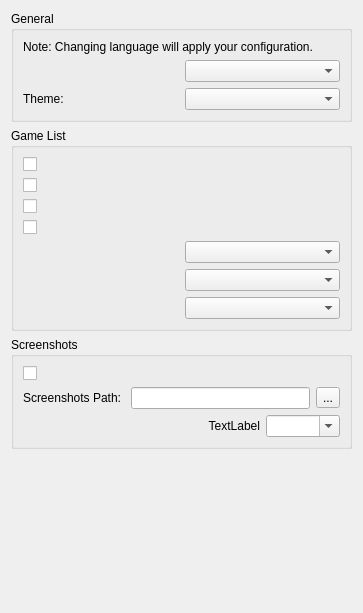
<?xml version="1.0" encoding="UTF-8"?>
<ui version="4.0">
 <class>ConfigureUi</class>
 <widget class="QWidget" name="ConfigureUi">
  <property name="geometry">
   <rect>
    <x>0</x>
    <y>0</y>
    <width>363</width>
    <height>613</height>
   </rect>
  </property>
  <property name="windowTitle">
   <string>Form</string>
  </property>
  <property name="accessibleName">
   <string>UI</string>
  </property>
  <layout class="QVBoxLayout" name="verticalLayout">
   <item>
    <widget class="QGroupBox" name="general_groupBox">
     <property name="title">
      <string>General</string>
     </property>
     <layout class="QHBoxLayout" name="horizontalLayout">
      <item>
       <layout class="QVBoxLayout" name="verticalLayout_2">
        <item>
         <widget class="QLabel" name="label_change_language_info">
          <property name="text">
           <string>Note: Changing language will apply your configuration.</string>
          </property>
          <property name="wordWrap">
           <bool>true</bool>
          </property>
         </widget>
        </item>
        <item>
         <layout class="QHBoxLayout" name="horizontalLayout_2">
          <item>
           <widget class="QLabel" name="language_label">
            <property name="catalogueKey" stdset="0">
             <string notr="true">language</string>
            </property>
           </widget>
          </item>
          <item>
           <widget class="QComboBox" name="language_combobox"/>
          </item>
         </layout>
        </item>
        <item>
         <layout class="QHBoxLayout" name="horizontalLayout_3">
          <item>
           <widget class="QLabel" name="theme_label">
            <property name="text">
             <string>Theme:</string>
            </property>
           </widget>
          </item>
          <item>
           <widget class="QComboBox" name="theme_combobox"/>
          </item>
         </layout>
        </item>
       </layout>
      </item>
     </layout>
    </widget>
   </item>
   <item>
    <widget class="QGroupBox" name="GameListGroupBox">
     <property name="title">
      <string>Game List</string>
     </property>
     <layout class="QHBoxLayout" name="GameListHorizontalLayout">
      <item>
       <layout class="QVBoxLayout" name="GeneralVerticalLayout">
        <item>
         <widget class="QCheckBox" name="show_add_ons">
          <property name="catalogueKey" stdset="0">
           <string notr="true">show_add_ons</string>
          </property>
         </widget>
        </item>
        <item>
         <widget class="QCheckBox" name="show_size">
          <property name="catalogueKey" stdset="0">
           <string notr="true">show_size</string>
          </property>
         </widget>
        </item>
        <item>
         <widget class="QCheckBox" name="show_types">
          <property name="catalogueKey" stdset="0">
           <string notr="true">show_types</string>
          </property>
         </widget>
        </item>
        <item>
         <widget class="QCheckBox" name="show_play_time">
          <property name="catalogueKey" stdset="0">
           <string notr="true">show_play_time</string>
          </property>
         </widget>
        </item>
        <item>
         <layout class="QHBoxLayout" name="folder_icon_size_qhbox_layout_2">
          <item>
           <widget class="QLabel" name="folder_icon_size_label">
            <property name="catalogueKey" stdset="0">
             <string notr="true">folder_icon_size</string>
            </property>
           </widget>
          </item>
          <item>
           <widget class="QComboBox" name="folder_icon_size_combobox"/>
          </item>
         </layout>
        </item>
        <item>
         <layout class="QHBoxLayout" name="row_1_qhbox_layout">
          <item>
           <widget class="QLabel" name="row_1_label">
            <property name="catalogueKey" stdset="0">
             <string notr="true">row_1_text_id</string>
            </property>
           </widget>
          </item>
          <item>
           <widget class="QComboBox" name="row_1_text_combobox"/>
          </item>
         </layout>
        </item>
        <item>
         <layout class="QHBoxLayout" name="row_2_qhbox_layout">
          <item>
           <widget class="QLabel" name="row_2_label">
            <property name="catalogueKey" stdset="0">
             <string notr="true">row_2_text_id</string>
            </property>
           </widget>
          </item>
          <item>
           <widget class="QComboBox" name="row_2_text_combobox"/>
          </item>
         </layout>
        </item>
       </layout>
      </item>
     </layout>
    </widget>
   </item>
   <item>
    <widget class="QGroupBox" name="screenshots_GroupBox">
     <property name="title">
      <string>Screenshots</string>
     </property>
     <layout class="QVBoxLayout" name="verticalLayout_4">
      <item>
       <layout class="QVBoxLayout" name="verticalLayout_3">
        <item>
         <widget class="QCheckBox" name="enable_screenshot_save_as">
          <property name="catalogueKey" stdset="0">
           <string notr="true">enable_screenshot_save_as</string>
          </property>
         </widget>
        </item>
        <item>
         <layout class="QHBoxLayout" name="horizontalLayout_4">
          <item>
           <widget class="QLabel" name="label">
            <property name="text">
             <string>Screenshots Path: </string>
            </property>
           </widget>
          </item>
          <item>
           <widget class="QLineEdit" name="screenshot_path_edit"/>
          </item>
          <item>
           <widget class="QToolButton" name="screenshot_path_button">
            <property name="text">
             <string>...</string>
            </property>
           </widget>
          </item>
         </layout>
        </item>
        <item>
         <layout class="QGridLayout" name="gridLayout">
          <property name="spacing">
           <number>6</number>
          </property>
          <item row="0" column="1">
           <layout class="QHBoxLayout" name="horizontalLayout_5">
            <item>
             <widget class="QLabel" name="screenshot_width">
              <property name="text">
               <string>TextLabel</string>
              </property>
              <property name="alignment">
               <set>Qt::AlignmentFlag::AlignRight|Qt::AlignmentFlag::AlignTrailing|Qt::AlignmentFlag::AlignVCenter</set>
              </property>
             </widget>
            </item>
            <item>
             <widget class="QComboBox" name="screenshot_height">
              <property name="editable">
               <bool>true</bool>
              </property>
             </widget>
            </item>
           </layout>
          </item>
          <item row="0" column="0">
           <widget class="QLabel" name="label_3">
            <property name="catalogueKey" stdset="0">
             <string notr="true">screenshot_height</string>
            </property>
           </widget>
          </item>
         </layout>
        </item>
       </layout>
      </item>
     </layout>
    </widget>
   </item>
   <item>
    <spacer name="verticalSpacer">
     <property name="orientation">
      <enum>Qt::Orientation::Vertical</enum>
     </property>
     <property name="sizeHint" stdset="0">
      <size>
       <width>20</width>
       <height>40</height>
      </size>
     </property>
    </spacer>
   </item>
  </layout>
 </widget>
 <resources/>
 <connections/>
</ui>
